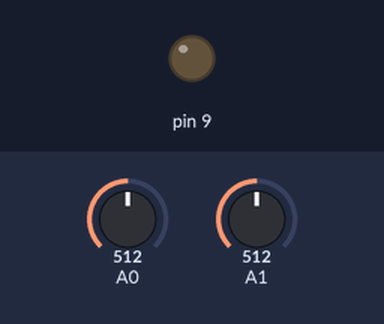
This sketch was run on a simulated Arduino Uno, built with avr-gcc and run on an emulated ATmega328P. On the bench: output pins drawn as LEDs (lit = HIGH). Inputs (shaded band) come from the test bench; at power-on: A0 = 512, A1 = 512. What the sketch prints to the serial monitor is not drawn.

Above: at 1.2 s.
1.3 s: A0 set to 0
At 4.1 s:
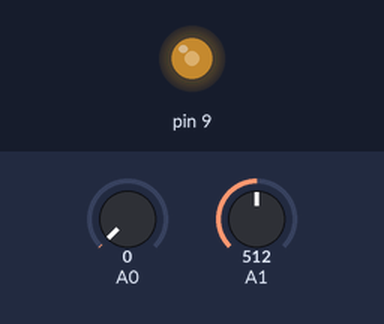
4.3 s: A1 set to 900
At 7.1 s:
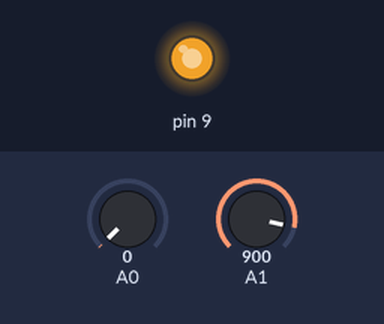
7.3 s: A1 set to 1023
At 7.45 s:
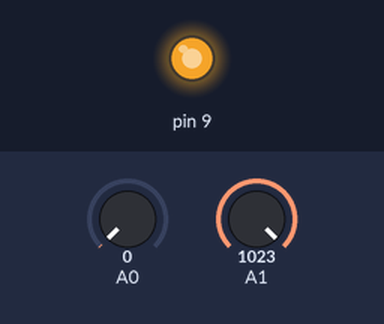
10.3 s: A0 set to 306
At 10.45 s:
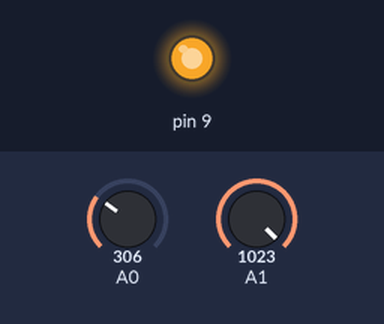
Timing chart, 0 to 14.3 s (numbered marks = the images above; inputs shaded):
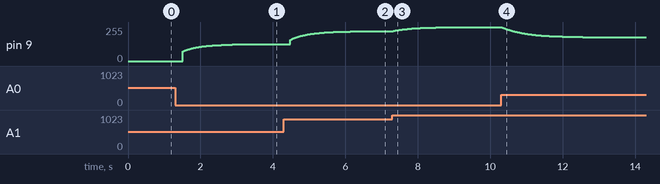

Measured:
- after the input at 1.3 s, pin 9: moves from 0/255 to 127/255 over 2.2 s, starting after 0.21 s
- after the input at 4.3 s, pin 9: moves from 127/255 to 224/255 over 2.3 s, starting after 0.18 s
- after the input at 7.3 s, pin 9: moves from 224/255 to 255/255 over 2.2 s, starting at once
- after the input at 10.3 s, pin 9: moves from 255/255 to 179/255 over 2.7 s, starting at once

The sketch:

AA-RMS-Involt-Demo.ino
```cpp
/*
  INVOLT BASIC ARDUINO SKETCH
  by Ernest Warzocha 2016
  ------------------------------------------------------
  This file is for serial communication between Arduino
  Uno and Involt App. It can be used with Bluetooth 2.0
  device connected via hardware serial.
*/

/*
  involtPin array contains values received from app.
  Each UI element refers to pin number which is index of
  this array. involtString is array for values received
  with "S" pin. You can increase the length of array to
  store more values then arduino total pins. Use them
  in sketch for not only pin-to-pin communication.
  In this case, the 15th array position is used for RMS.
*/
int    involtPin[15] = {}; //equals involt.pin.P in app
String involtString[2] ={}; //equals involt.pin.S in app

/*
  Buffer for received data. If you plan to receive more
  at once just increase the array length.
*/
char involt[16];

/*
  String for responding to function received from app.
*/
String fname;

//Measurement variables
float Arms2 = 0.0; //RMS current squared
const int m = 250; //Averaging constant
#include <TimerOne.h> //Library routine for 10-bit PWM resolution

void setup() {
  Serial.begin(57600);  //Connection to Involt app.
  Timer1.initialize(1000); //Set pwm timer for 1 ms period
}
void loop() {
  Arms2 = Arms2+(sq(float(analogRead(A1)-analogRead(A0)))-Arms2)/m; //Running-average RMS
  Timer1.pwm(9, sqrt(Arms2)); //Scale and send RMS voltage to pin 9
  involtSend(14, sqrt(Arms2)); //Send RMS data to Involt app.
}

/*
  INVOLT FUNCTIONS
  ------------------------------------------------------

  involtReceive
  ------------------------------------------------------
  read the data from app and parse the values received
  into proper array. The read until is used due to
  issues with missing chars when reading direct strings.

  involtSend, involtSendString
  ------------------------------------------------------
  send int or string to app. Multiple prints are to
  reduce the sketch size (compared to sprintf()).

  involtSendFunction
  ------------------------------------------------------
  send function name to trigger it in app.
*/

void involtReceive(){
  if(Serial.available()>0) {
    Serial.readBytesUntil('\n',involt,sizeof(involt));
    int pin;
    if (involt[0] == 'P'){
      int value;
      sscanf(involt, "P%dV%d", &pin, &value);
      involtPin[pin] = value;
    }
    else if (involt[0] == 'S'){
      char value[sizeof(involt)];
      sscanf(involt, "S%dV%s", &pin, &value);
      involtString[pin] = value;
    }
    else if (involt[0] == 'F'){
      char value[sizeof(involt)];
      sscanf(involt, "F%s", &value);
      fname = value;
    };
    memset(involt,0,sizeof(involt));
  };
};

void involtSend(int pinNumber, int sendValue){
  Serial.print('A');
  Serial.print(pinNumber);
  Serial.print('V');
  Serial.print(sendValue);
  Serial.println('E');
  Serial.flush();
};

void involtSendString(int pinNumber, String sendString){
  Serial.print('A');
  Serial.print(pinNumber);
  Serial.print('V');
  Serial.print(sendString);
  Serial.println('E');
  Serial.flush();

};

void involtSendFunction(String functionName){
  Serial.print('F');
  Serial.print(functionName);
  Serial.println('E');
  Serial.flush();
};
```
